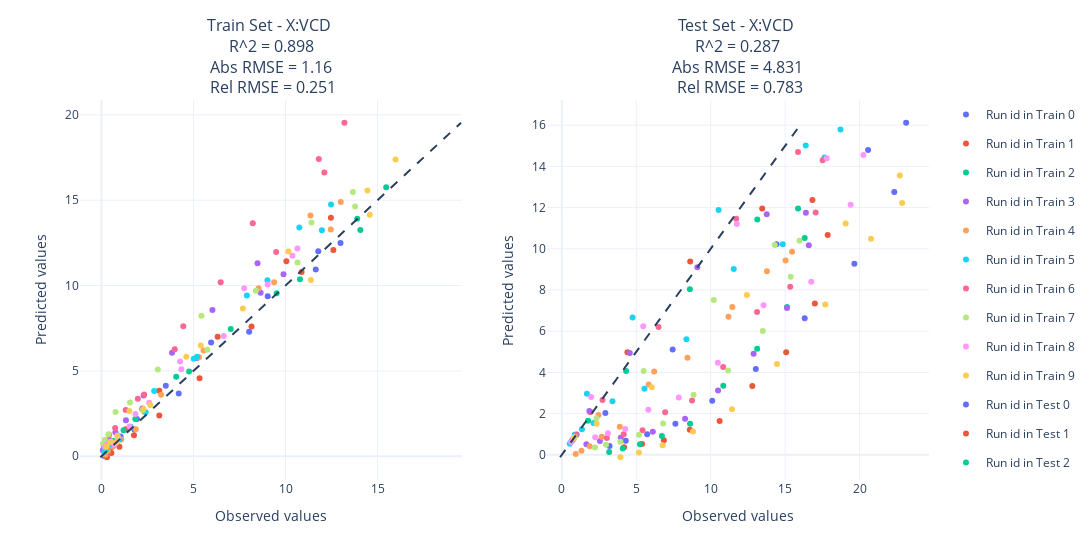
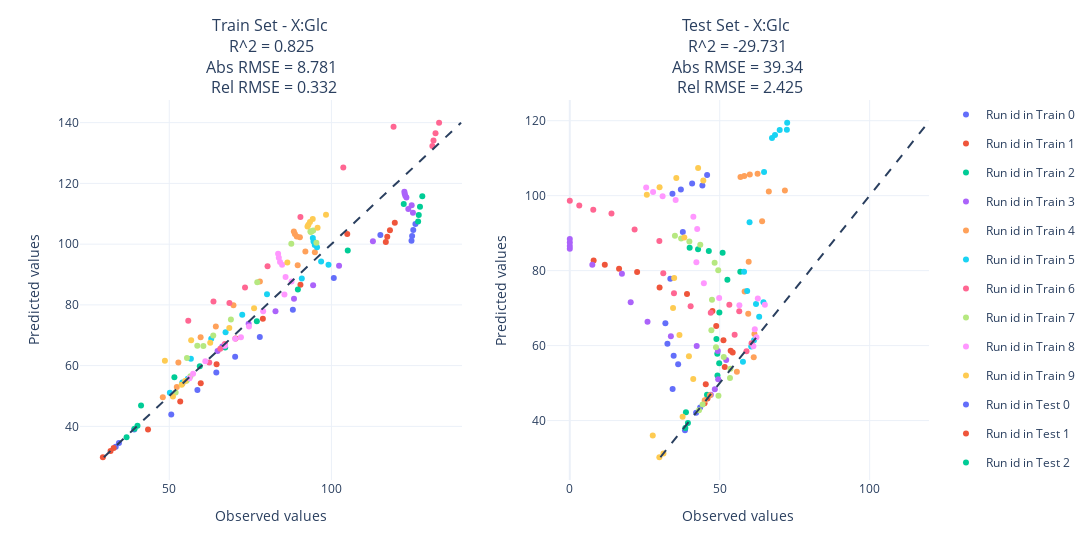

Notebook code for these charts, in order:
### Code cell
plot_multi_step_ann_model_eval(
    X,
    X_pred,
    X_test,
    X_test_pred,
    X_columns=X_columns,
)

### Figure 1 — Plotly figure (JSON) as saved in the notebook; plotly's stock layout.template omitted (floating-point values rounded to 4 significant figures)
{"data": [{"legendgroup": "train_0", "mode": "markers", "name": "Run id in Train 0", "type": "scatter", "x": [0.6786, 1.788, 4.198, 8.025, 11.64, 12.99, 11.78, 9.033, 5.957, 3.496, 1.929, 1.038, 0.5547, 0.2953, 0.1569], "xaxis": "x", "y": [0.6786, 1.573, 3.672, 7.3, 10.94, 12.5, 12.02, 9.37, 6.658, 4.136, 2.181, 1.159, 0.5352, 0.2279, 0.01089], "yaxis": "y"}, {"legendgroup": "train_1", "mode": "markers", "name": "Run id in Train 1", "type": "scatter", "x": [0.5153, 1.328, 3.139, 6.312, 10.05, 12.47, 12.6, 10.87, 8.153, 5.329, 3.144, 1.767, 0.9787, 0.5395, 0.2967], "xaxis": "x", "y": [0.5153, 1.582, 3.834, 7.008, 11.42, 13.96, 12.08, 10.79, 7.605, 4.568, 2.389, 1.225, 0.5583, 0.1978, -0.05811], "yaxis": "y"}, {"legendgroup": "train_2", "mode": "markers", "name": "Run id in Train 2", "type": "scatter", "x": [0.6173, 1.839, 4.763, 9.52, 13.9, 15.47, 14.06, 10.78, 7.024, 4.06, 2.225, 1.198, 0.6415, 0.3425, 0.1826], "xaxis": "x", "y": [0.6173, 2.185, 4.963, 9.549, 13.91, 15.76, 13.25, 10.37, 7.451, 4.661, 2.742, 1.524, 0.8903, 0.5082, 0.2154], "yaxis": "y"}, {"legendgroup": "train_3", "mode": "markers", "name": "Run id in Train 3", "type": "scatter", "x": [0.7908, 2.223, 5.19, 8.648, 9.892, 8.48, 6.03, 3.834, 2.293, 1.329, 0.7591, 0.4299, 0.2423, 0.1362, 0.07648], "xaxis": "x", "y": [0.7908, 2.795, 5.763, 9.585, 10.66, 11.31, 8.569, 6.061, 3.557, 2.116, 1.4, 0.9519, 0.6478, 0.4922, 0.3503], "yaxis": "y"}, {"legendgroup": "train_4", "mode": "markers", "name": "Run id in Train 4", "type": "scatter", "x": [0.8724, 2.327, 5.302, 9.383, 12.46, 13.0, 11.35, 8.537, 5.545, 3.241, 1.867, 1.077, 0.6221, 0.36, 0.2085], "xaxis": "x", "y": [0.8724, 2.605, 5.805, 10.19, 13.28, 14.9, 14.1, 9.839, 6.191, 3.598, 1.584, 0.9829, 0.5708, 0.3025, 0.09059], "yaxis": "y"}, {"legendgroup": "train_5", "mode": "markers", "name": "Run id in Train 5", "type": "scatter", "x": [0.9745, 2.407, 5.196, 9.018, 11.98, 12.47, 10.75, 7.898, 5.015, 2.867, 1.595, 0.8835, 0.4884, 0.2697, 0.1489], "xaxis": "x", "y": [0.9745, 2.576, 5.833, 10.31, 13.24, 14.75, 13.41, 9.424, 5.717, 3.821, 1.723, 1.21, 0.7026, 0.4584, 0.2613], "yaxis": "y"}, {"legendgroup": "train_6", "mode": "markers", "name": "Run id in Train 6", "type": "scatter", "x": [0.7806, 1.976, 4.447, 8.222, 11.81, 13.2, 12.11, 9.492, 6.477, 3.982, 2.318, 1.319, 0.744, 0.418, 0.2343], "xaxis": "x", "y": [0.7806, 3.375, 7.611, 13.65, 17.41, 19.54, 16.62, 11.96, 10.19, 6.269, 3.624, 2.707, 1.654, 1.262, 0.9342], "yaxis": "y"}, {"legendgroup": "train_7", "mode": "markers", "name": "Run id in Train 7", "type": "scatter", "x": [0.7296, 2.251, 5.757, 10.65, 13.78, 13.66, 11.41, 8.391, 5.433, 3.062, 1.55, 0.7674, 0.3798, 0.1879, 0.09295], "xaxis": "x", "y": [0.7296, 2.703, 6.237, 11.35, 14.63, 15.48, 13.7, 9.689, 8.226, 5.079, 3.154, 2.594, 1.283, 0.9696, 0.7302], "yaxis": "y"}, {"legendgroup": "train_8", "mode": "markers", "name": "Run id in Train 8", "type": "scatter", "x": [0.699, 1.848, 4.275, 7.758, 10.38, 10.65, 9.029, 6.646, 4.341, 2.593, 1.528, 0.8995, 0.5296, 0.3118, 0.1837], "xaxis": "x", "y": [0.699, 2.477, 5.554, 9.847, 11.74, 12.17, 10.07, 7.043, 5.096, 3.13, 1.736, 1.103, 0.8618, 0.7146, 0.5635], "yaxis": "y"}, {"legendgroup": "train_9", "mode": "markers", "name": "Run id in Train 9", "type": "scatter", "x": [0.8418, 2.279, 5.398, 10.16, 14.45, 15.98, 14.58, 11.38, 7.683, 4.608, 2.648, 1.515, 0.865, 0.4936, 0.2816], "xaxis": "x", "y": [0.8418, 2.762, 6.492, 11.99, 15.57, 17.39, 14.14, 10.33, 8.65, 5.836, 3.006, 2.651, 1.2, 0.8311, 0.5638], "yaxis": "y"}, {"legendgroup": "test_0", "mode": "markers", "name": "Run id in Test 0", "type": "scatter", "x": [0.9847, 2.925, 7.444, 14.42, 20.57, 23.13, 22.33, 19.65, 16.31, 13.03, 10.1, 7.629, 5.731, 4.294, 3.208], "xaxis": "x2", "y": [0.9847, 2.032, 5.116, 10.21, 14.79, 16.12, 12.76, 9.28, 6.63, 4.162, 2.622, 1.509, 0.9969, 0.6848, 0.4305], "yaxis": "y2"}, {"legendgroup": "test_1", "mode": "markers", "name": "Run id in Test 1", "type": "scatter", "x": [0.7602, 1.914, 4.408, 8.623, 13.46, 16.83, 17.86, 17.0, 15.07, 12.79, 10.6, 8.595, 6.854, 5.388, 4.183], "xaxis": "x2", "y": [0.7602, 2.076, 4.982, 9.384, 11.96, 12.37, 10.67, 7.34, 4.974, 3.337, 1.645, 1.218, 0.7134, 0.527, 0.3704], "yaxis": "y2"}, {"legendgroup": "test_2", "mode": "markers", "name": "Run id in Test 2", "type": "scatter", "x": [0.6378, 1.76, 4.32, 8.6, 13.13, 15.87, 16.31, 15.13, 13.12, 10.85, 8.612, 6.721, 5.25, 4.092, 3.18], "xaxis": "x2", "y": [0.6378, 1.65, 4.073, 8.036, 11.42, 11.95, 10.53, 7.18, 5.147, 3.349, 1.504, 0.9175, 0.511, 0.3026, 0.141], "yaxis": "y2"}, {"legendgroup": "test_3", "mode": "markers", "name": "Run id in Test 3", "type": "scatter", "x": [0.6684, 1.848, 4.564, 9.102, 13.76, 16.39, 16.59, 15.12, 12.88, 10.49, 8.276, 6.112, 3.96, 2.558, 1.649], "xaxis": "x2", "y": [0.6684, 2.127, 4.943, 9.11, 11.67, 11.75, 10.17, 7.128, 4.901, 3.128, 1.748, 1.119, 0.8328, 0.6675, 0.5102], "yaxis": "y2"}, {"legendgroup": "test_4", "mode": "markers", "name": "Run id in Test 4", "type": "scatter", "x": [0.8214, 2.462, 6.205, 11.46, 15.03, 15.46, 13.78, 11.19, 8.44, 5.832, 3.893, 2.677, 1.872, 1.321, 0.9374], "xaxis": "x2", "y": [0.8214, 1.935, 4.049, 7.17, 9.432, 9.856, 8.914, 6.698, 4.713, 3.412, 1.362, 0.8741, 0.4142, 0.1997, 0.04381], "yaxis": "y2"}, {"legendgroup": "test_5", "mode": "markers", "name": "Run id in Test 5", "type": "scatter", "x": [0.5357, 1.685, 4.751, 10.53, 16.38, 18.72, 17.64, 14.84, 11.55, 8.369, 5.551, 3.4, 2.124, 1.348, 0.8645], "xaxis": "x2", "y": [0.5357, 2.961, 6.664, 11.88, 15.01, 15.79, 14.43, 10.22, 9.02, 5.604, 3.204, 2.6, 1.551, 1.237, 0.9697], "yaxis": "y2"}, {"legendgroup": "test_6", "mode": "markers", "name": "Run id in Test 6", "type": "scatter", "x": [0.9643, 2.731, 6.497, 11.71, 15.87, 17.52, 17.05, 15.34, 13.12, 10.84, 8.748, 6.94, 5.421, 4.158, 3.027], "xaxis": "x2", "y": [0.9643, 2.659, 6.206, 11.45, 14.7, 14.3, 11.76, 8.156, 6.929, 4.262, 2.641, 2.061, 1.198, 0.9958, 0.8178], "yaxis": "y2"}, {"legendgroup": "test_7", "mode": "markers", "name": "Run id in Test 7", "type": "scatter", "x": [0.8622, 2.331, 5.497, 10.21, 14.3, 15.97, 15.37, 13.5, 11.16, 8.851, 6.801, 5.186, 3.932, 2.967, 2.229], "xaxis": "x2", "y": [0.8622, 1.775, 4.073, 7.513, 10.18, 10.39, 8.646, 6.011, 4.099, 2.915, 1.518, 0.9769, 0.6393, 0.4838, 0.351], "yaxis": "y2"}, {"legendgroup": "test_8", "mode": "markers", "name": "Run id in Test 8", "type": "scatter", "x": [0.6276, 1.967, 5.47, 11.76, 17.8, 20.26, 19.4, 16.76, 13.55, 10.48, 7.857, 5.811, 4.258, 3.097, 2.24], "xaxis": "x2", "y": [0.6276, 2.802, 6.242, 11.2, 14.39, 14.55, 12.13, 8.396, 7.255, 4.472, 2.784, 2.183, 1.256, 1.045, 0.8595], "yaxis": "y2"}, {"legendgroup": "test_9", "mode": "markers", "name": "Run id in Test 9", "type": "scatter", "x": [0.801, 2.339, 6.042, 12.43, 19.06, 22.7, 22.86, 20.77, 17.7, 14.45, 11.43, 8.811, 6.768, 5.175, 3.938], "xaxis": "x2", "y": [0.801, 1.513, 3.279, 7.759, 11.23, 13.56, 12.22, 10.49, 7.294, 4.406, 2.215, 1.133, 0.4629, 0.1188, -0.1172], "yaxis": "y2"}], "layout": {"annotations": [{"font": {"size": 16}, "showarrow": false, "text": "Train Set - X:VCD <br> R^2 = 0.898 <br> Abs RMSE = 1.16 <br> Rel RMSE = 0.251", "x": 0.225, "xanchor": "center", "xref": "paper", "y": 1, "yanchor": "bottom", "yref": "paper"}, {"font": {"size": 16}, "showarrow": false, "text": "Test Set - X:VCD <br> R^2 = 0.287 <br> Abs RMSE = 4.831 <br> Rel RMSE = 0.783", "x": 0.775, "xanchor": "center", "xref": "paper", "y": 1, "yanchor": "bottom", "yref": "paper"}], "shapes": [{"layer": "above", "line": {"dash": "dash"}, "type": "line", "x0": -0.05811, "x1": 19.54, "y0": -0.05811, "y1": 19.54}, {"layer": "above", "line": {"dash": "dash"}, "type": "line", "x0": -0.1172, "x1": 16.12, "xref": "x2", "y0": -0.1172, "y1": 16.12, "yref": "y2"}], "width": 1600, "xaxis": {"anchor": "y", "domain": [0, 0.45], "title": {"text": "Observed values"}}, "xaxis2": {"anchor": "y2", "domain": [0.55, 1], "title": {"text": "Observed values"}}, "yaxis": {"anchor": "x", "domain": [0, 1], "title": {"text": "Predicted values"}}, "yaxis2": {"anchor": "x2", "domain": [0, 1], "title": {"text": "Predicted values"}}}}

### Figure 2 — Plotly figure (JSON) as saved in the notebook; plotly's stock layout.template omitted (floating-point values rounded to 4 significant figures)
{"data": [{"legendgroup": "train_0", "mode": "markers", "name": "Run id in Train 0", "type": "scatter", "x": [34.49, 33.5, 39.18, 50.62, 58.68, 64.5, 70.31, 77.91, 88.11, 100.7, 115.1, 125.9, 125.2, 124.9, 124.7], "xaxis": "x", "y": [34.49, 33.31, 38.98, 43.88, 51.94, 57.7, 62.89, 69.42, 78.4, 88.88, 103.0, 106.7, 104.6, 102.7, 101.1], "yaxis": "y"}, {"legendgroup": "train_1", "mode": "markers", "name": "Run id in Train 1", "type": "scatter", "x": [32.86, 31.9, 29.52, 43.45, 53.38, 59.7, 64.59, 70.45, 78.86, 90.45, 104.9, 119.5, 118.0, 117.2, 116.8], "xaxis": "x", "y": [32.86, 31.88, 29.83, 39.01, 48.16, 54.23, 60.46, 68.95, 75.43, 86.66, 103.4, 107.0, 104.6, 102.4, 100.7], "yaxis": "y"}, {"legendgroup": "train_2", "mode": "markers", "name": "Run id in Train 2", "type": "scatter", "x": [40.2, 39.31, 36.83, 41.3, 51.58, 59.42, 67.24, 77.0, 89.65, 105.0, 122.3, 128.0, 127.3, 126.9, 126.7], "xaxis": "x", "y": [40.2, 39.2, 36.43, 46.88, 56.13, 59.77, 66.01, 74.59, 85.04, 97.94, 113.2, 115.8, 112.3, 109.6, 107.4], "yaxis": "y"}, {"legendgroup": "train_3", "mode": "markers", "name": "Run id in Train 3", "type": "scatter", "x": [66.33, 64.9, 74.47, 82.75, 88.46, 94.35, 102.4, 112.8, 125.1, 124.7, 123.7, 123.1, 122.8, 122.6, 122.5], "xaxis": "x", "y": [66.33, 64.81, 73.79, 77.92, 82.06, 86.48, 92.91, 100.9, 110.3, 112.8, 111.5, 115.4, 115.9, 116.6, 117.3], "yaxis": "y"}, {"legendgroup": "train_4", "mode": "markers", "name": "Run id in Train 4", "type": "scatter", "x": [54.08, 52.32, 48.01, 52.81, 59.67, 64.36, 69.79, 77.94, 89.6, 94.89, 91.96, 90.27, 89.3, 88.74, 88.41], "xaxis": "x", "y": [54.08, 52.99, 49.61, 61.04, 69.37, 72.85, 79.89, 87.67, 93.05, 97.34, 97.57, 102.3, 102.5, 103.3, 104.2], "yaxis": "y"}, {"legendgroup": "train_5", "mode": "markers", "name": "Run id in Train 5", "type": "scatter", "x": [55.71, 54.04, 50.19, 56.66, 62.95, 67.36, 72.5, 80.14, 90.86, 99.1, 96.82, 95.56, 94.86, 94.48, 94.26], "xaxis": "x", "y": [55.71, 54.42, 51.1, 62.25, 68.82, 71.03, 76.73, 83.49, 88.65, 93.25, 94.32, 99.0, 99.74, 100.9, 102.0], "yaxis": "y"}, {"legendgroup": "train_6", "mode": "markers", "name": "Run id in Train 6", "type": "scatter", "x": [67.14, 65.72, 62.34, 55.86, 63.63, 68.55, 73.36, 80.31, 90.44, 103.7, 119.2, 133.2, 132.1, 131.5, 131.1], "xaxis": "x", "y": [67.14, 65.52, 61.03, 74.75, 81.08, 80.59, 85.7, 92.7, 108.9, 125.2, 138.6, 140.0, 136.5, 134.1, 132.3], "yaxis": "y"}, {"legendgroup": "train_7", "mode": "markers", "name": "Run id in Train 7", "type": "scatter", "x": [56.53, 55.33, 51.97, 55.45, 58.64, 60.52, 63.57, 69.01, 77.13, 87.63, 95.36, 94.38, 93.89, 93.65, 93.53], "xaxis": "x", "y": [56.53, 55.03, 51.14, 62.54, 66.53, 66.5, 69.91, 75.17, 87.44, 100.1, 100.5, 104.5, 104.2, 104.0, 104.1], "yaxis": "y"}, {"legendgroup": "train_8", "mode": "markers", "name": "Run id in Train 8", "type": "scatter", "x": [57.35, 56.26, 61.12, 67.2, 70.32, 72.1, 74.58, 78.95, 85.51, 87.7, 85.87, 84.79, 84.15, 83.78, 83.56], "xaxis": "x", "y": [57.35, 55.82, 61.45, 66.53, 68.83, 69.36, 72.84, 77.88, 83.39, 87.74, 89.2, 93.18, 94.15, 95.51, 96.81], "yaxis": "y"}, {"legendgroup": "train_9", "mode": "markers", "name": "Run id in Train 9", "type": "scatter", "x": [54.9, 53.83, 51.14, 48.65, 56.75, 62.63, 68.51, 76.16, 86.41, 98.32, 95.73, 94.24, 93.38, 92.9, 92.62], "xaxis": "x", "y": [54.9, 53.67, 49.8, 61.64, 68.39, 67.52, 72.36, 78.89, 93.97, 109.6, 105.4, 108.3, 107.3, 106.4, 105.8], "yaxis": "y"}, {"legendgroup": "test_0", "mode": "markers", "name": "Run id in Test 0", "type": "scatter", "x": [43.47, 42.12, 38.4, 34.28, 36.13, 34.63, 32.55, 31.88, 33.52, 37.69, 44.21, 45.79, 40.79, 37.04, 34.23], "xaxis": "x2", "y": [43.47, 42.09, 37.4, 48.46, 55.03, 57.32, 60.53, 65.99, 77.83, 90.29, 102.7, 105.5, 103.2, 101.7, 100.5], "yaxis": "y2"}, {"legendgroup": "test_1", "mode": "markers", "name": "Run id in Test 1", "type": "scatter", "x": [45.92, 44.94, 45.34, 51.67, 54.32, 53.64, 51.24, 48.83, 47.56, 39.08, 29.94, 22.45, 16.43, 11.67, 7.953], "xaxis": "x2", "y": [45.92, 44.64, 49.66, 54.3, 58.15, 58.64, 61.44, 65.25, 69.23, 73.75, 75.52, 79.61, 80.5, 81.59, 82.69], "yaxis": "y2"}, {"legendgroup": "test_2", "mode": "markers", "name": "Run id in Test 2", "type": "scatter", "x": [39.39, 38.53, 38.73, 45.76, 49.24, 49.82, 49.18, 48.89, 49.88, 52.55, 56.86, 50.96, 46.36, 42.76, 39.97], "xaxis": "x2", "y": [39.39, 38.05, 42.21, 46.89, 52.01, 55.31, 57.85, 61.75, 68.84, 77.6, 79.69, 84.78, 85.24, 85.67, 86.13], "yaxis": "y2"}, {"legendgroup": "test_3", "mode": "markers", "name": "Run id in Test 3", "type": "scatter", "x": [48.37, 47.04, 49.48, 52.15, 49.37, 42.32, 33.71, 25.92, 20.31, 17.38, 7.512, 5.55e-06, -1.164e-08, -7.552e-10, 5.426e-10], "xaxis": "x2", "y": [48.37, 46.89, 51.0, 56.17, 58.58, 59.87, 62.47, 66.35, 71.6, 79.2, 81.59, 85.86, 86.56, 87.52, 88.47], "yaxis": "y2"}, {"legendgroup": "test_4", "mode": "markers", "name": "Run id in Test 4", "type": "scatter", "x": [46.73, 44.99, 55.71, 61.34, 61.57, 59.5, 58.3, 59.65, 64.13, 71.73, 66.37, 62.62, 60.03, 58.2, 56.91], "xaxis": "x2", "y": [46.73, 45.45, 53.01, 56.92, 63.08, 68.47, 74.47, 82.39, 93.17, 101.4, 101.1, 105.8, 105.6, 105.3, 105.0], "yaxis": "y2"}, {"legendgroup": "test_5", "mode": "markers", "name": "Run id in Test 5", "type": "scatter", "x": [61.43, 60.5, 57.74, 63.15, 64.58, 62.09, 59.15, 58.11, 59.94, 64.78, 72.39, 72.49, 70.0, 68.43, 67.43], "xaxis": "x2", "y": [61.43, 59.79, 55.72, 67.69, 71.58, 71.09, 74.59, 79.7, 92.92, 106.3, 117.6, 119.5, 117.5, 116.2, 115.4], "yaxis": "y2"}, {"legendgroup": "test_6", "mode": "markers", "name": "Run id in Test 6", "type": "scatter", "x": [60.61, 58.92, 54.97, 56.5, 53.2, 47.01, 40.3, 34.74, 31.17, 29.86, 21.61, 13.89, 7.831, 3.156, 0.001034], "xaxis": "x2", "y": [60.61, 58.5, 62.9, 69.15, 70.91, 68.77, 70.47, 73.97, 79.32, 87.91, 90.98, 95.26, 96.24, 97.41, 98.65], "yaxis": "y2"}, {"legendgroup": "test_7", "mode": "markers", "name": "Run id in Test 7", "type": "scatter", "x": [44.29, 43.09, 49.57, 53.42, 53.56, 51.34, 48.75, 47.22, 47.41, 49.5, 48.29, 43.51, 39.87, 37.12, 35.05], "xaxis": "x2", "y": [44.29, 42.73, 46.62, 51.33, 53.84, 56.95, 59.56, 64.1, 72.22, 80.08, 82.11, 86.92, 87.8, 88.59, 89.33], "yaxis": "y2"}, {"legendgroup": "test_8", "mode": "markers", "name": "Run id in Test 8", "type": "scatter", "x": [62.24, 61.22, 61.69, 65.04, 62.7, 56.55, 49.81, 44.7, 42.21, 42.48, 41.21, 35.3, 30.95, 27.77, 25.47], "xaxis": "x2", "y": [62.24, 59.86, 64.39, 70.9, 72.53, 70.73, 72.7, 76.61, 82.26, 91.12, 94.35, 98.82, 99.81, 101.0, 102.2], "yaxis": "y2"}, {"legendgroup": "test_9", "mode": "markers", "name": "Run id in Test 9", "type": "scatter", "x": [31.22, 29.87, 27.66, 37.62, 41.16, 39.72, 36.57, 34.43, 34.8, 38.19, 44.53, 42.79, 35.51, 29.94, 25.69], "xaxis": "x2", "y": [31.22, 30.22, 36.0, 41.0, 51.07, 57.16, 62.84, 70.05, 78.01, 88.84, 104.0, 107.4, 104.7, 102.2, 100.2], "yaxis": "y2"}], "layout": {"annotations": [{"font": {"size": 16}, "showarrow": false, "text": "Train Set - X:Glc <br> R^2 = 0.825 <br> Abs RMSE = 8.781 <br> Rel RMSE = 0.332", "x": 0.225, "xanchor": "center", "xref": "paper", "y": 1, "yanchor": "bottom", "yref": "paper"}, {"font": {"size": 16}, "showarrow": false, "text": "Test Set - X:Glc <br> R^2 = -29.731 <br> Abs RMSE = 39.34 <br> Rel RMSE = 2.425", "x": 0.775, "xanchor": "center", "xref": "paper", "y": 1, "yanchor": "bottom", "yref": "paper"}], "shapes": [{"layer": "above", "line": {"dash": "dash"}, "type": "line", "x0": 29.83, "x1": 140.0, "y0": 29.83, "y1": 140.0}, {"layer": "above", "line": {"dash": "dash"}, "type": "line", "x0": 30.22, "x1": 119.5, "xref": "x2", "y0": 30.22, "y1": 119.5, "yref": "y2"}], "width": 1600, "xaxis": {"anchor": "y", "domain": [0, 0.45], "title": {"text": "Observed values"}}, "xaxis2": {"anchor": "y2", "domain": [0.55, 1], "title": {"text": "Observed values"}}, "yaxis": {"anchor": "x", "domain": [0, 1], "title": {"text": "Predicted values"}}, "yaxis2": {"anchor": "x2", "domain": [0, 1], "title": {"text": "Predicted values"}}}}
